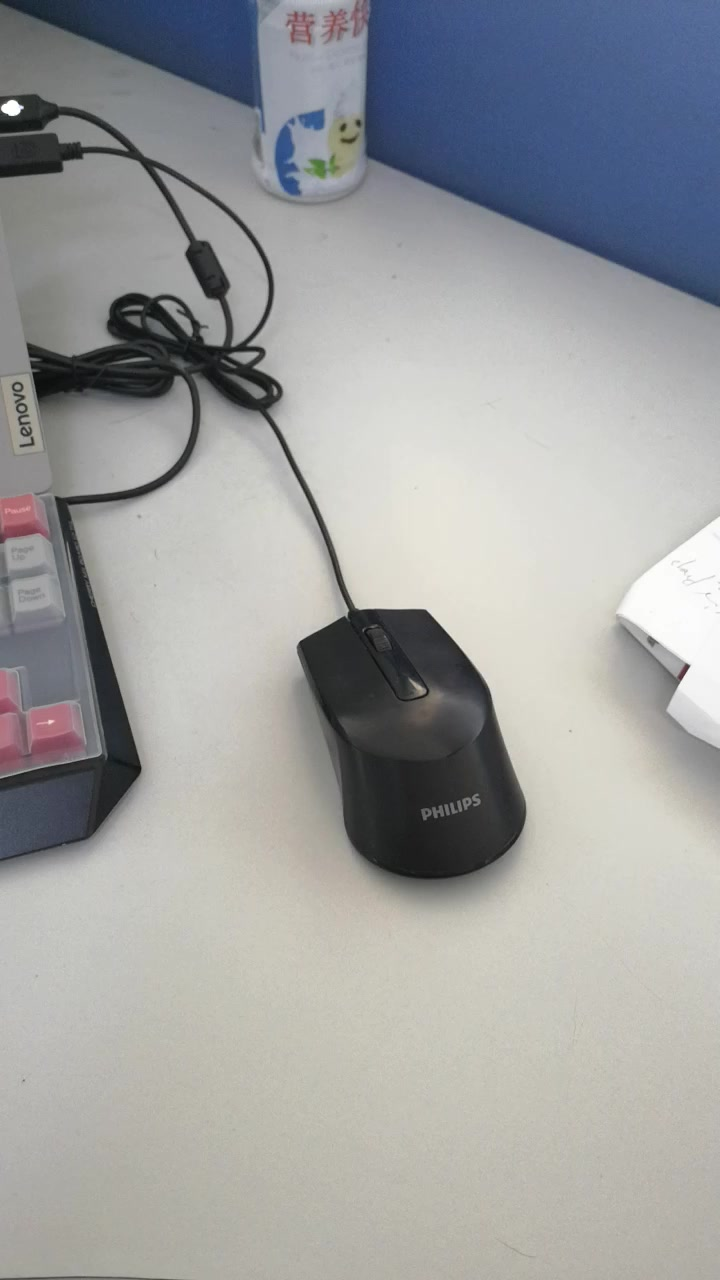
#> input picture CV/CV_course/a4_tracking/data/my_mouse/VID_20201115_112701 001.jpg, 720 x 1280 px; its folder holds only this picture in this run
$ python main.py
#> lines starting #> are read from the running program, lines starting #| are printed output that depends on the picture
### CV/CV_course/a4_tracking/model.py
import numpy as np
import cv2
import os
from a4_tracking.utils import linear_mapping, pre_process, random_warp


class mosse:
    def __init__(self, args, img_path):
        # 获取config
        self.args = args
        self.img_path = img_path
        # 获取图片列表
        self.frame_lists = self._get_img_lists(self.img_path)
        self.frame_lists.sort()

    def start_tracking(self):
        # 读取文件
        init_img = cv2.imread(self.frame_lists[0])
#> init_img is the input picture: shape (1280, 720, 3); mean B, G, R 159.7, 159.4, 158.2
        init_frame = cv2.cvtColor(init_img, cv2.COLOR_BGR2GRAY)
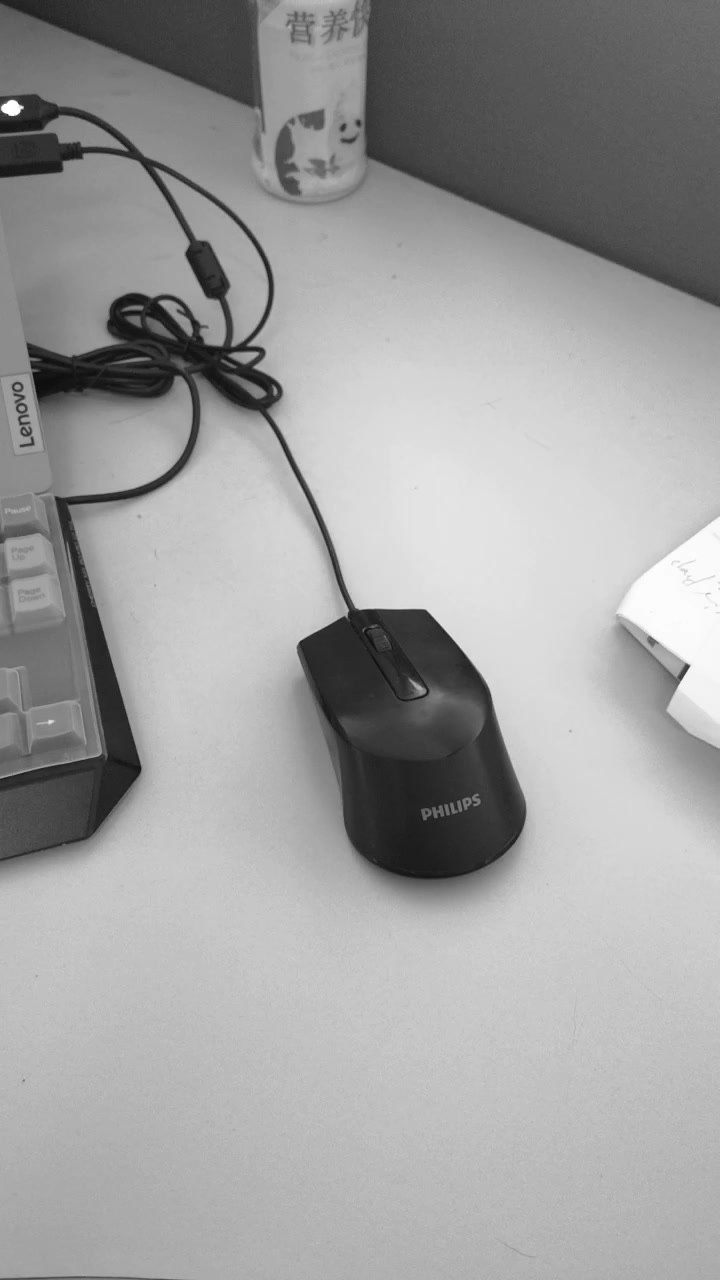
#> init_frame: shape (1280, 720); min 11, max 255, mean 159.1
        init_frame = init_frame.astype(np.float32)
        # 获取ground truth [x, y, width, height]
#> (the run stopped early here; a loop or call above may not have finished)

$ run again, on CV/CV_course/a4_tracking/data/my_mouse/VID_20201115_112701 019.jpg
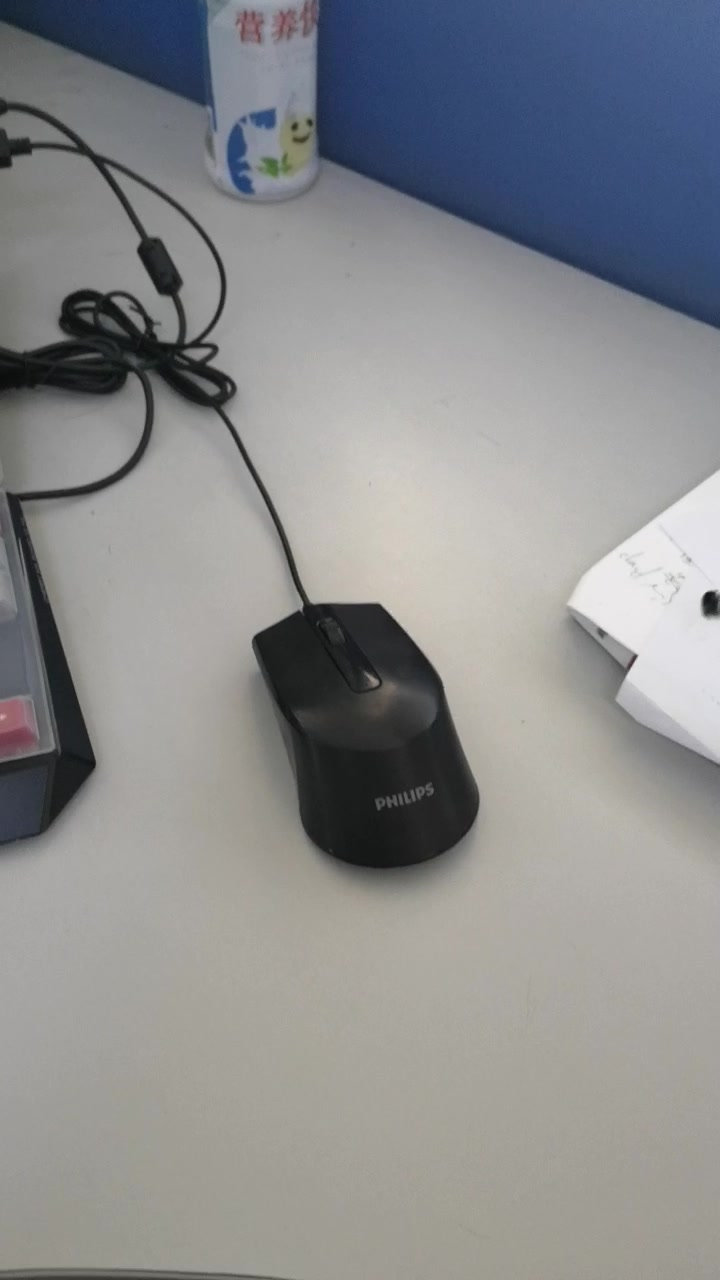
#> input picture CV/CV_course/a4_tracking/data/my_mouse/VID_20201115_112701 019.jpg, 720 x 1280 px
#> in start_tracking, init_img is the input picture: shape (1280, 720, 3); mean B, G, R 141.3, 139.7, 138.5
#> in start_tracking, `init_frame = cv2.cvtColor(init_img, cv2.COLOR_BGR2GRAY)`:
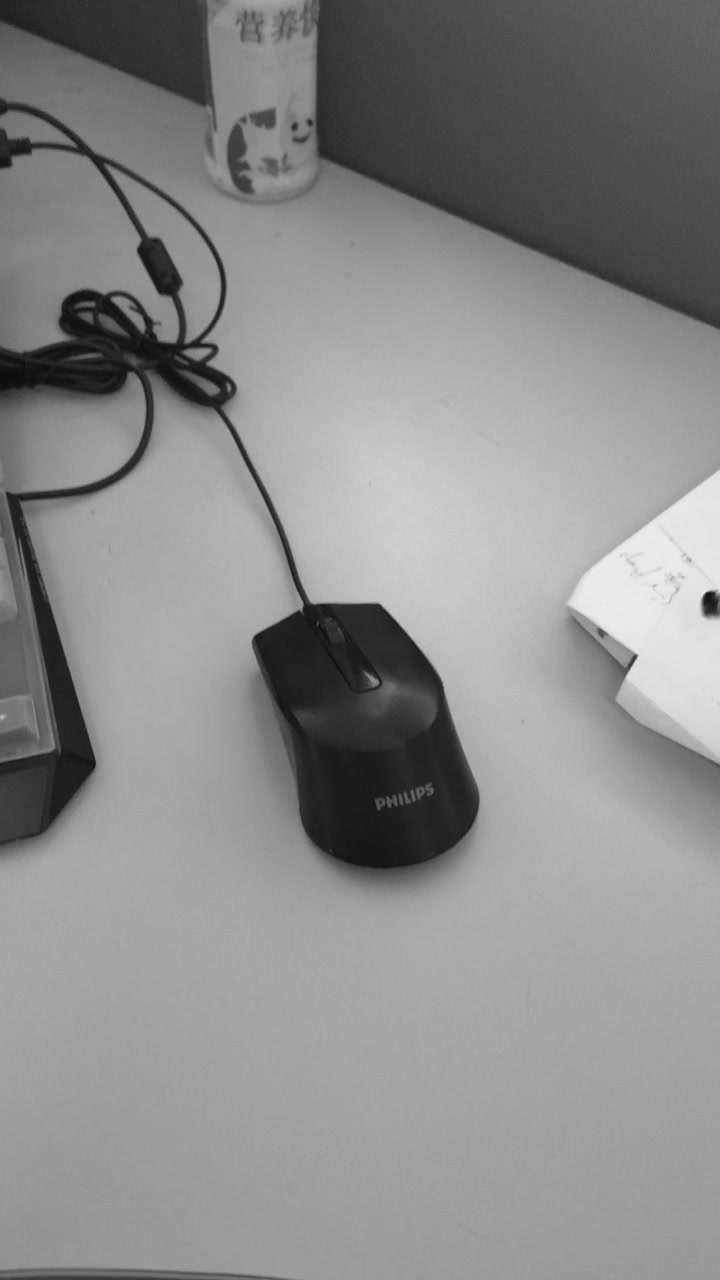
#> init_frame: shape (1280, 720); min 12, max 238, mean 139.6
